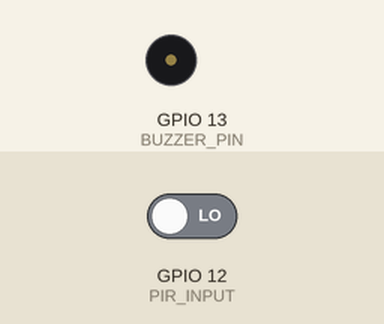
A sketch run on a simulated ESP32. Shown: buzzer (waves = sounding). The test bench sets the inputs (shaded band); at power-on: GPIO 12 (PIR_INPUT) LOW. WiFi joins after 1.5 s; servers stay silent unless stated; storage starts empty; the camera gives no picture; what the sketch prints to the serial monitor is not drawn.

Above: at 3.0 s.
3.1 s: GPIO 12 (PIR_INPUT) driven HIGH
At 3.4 s:
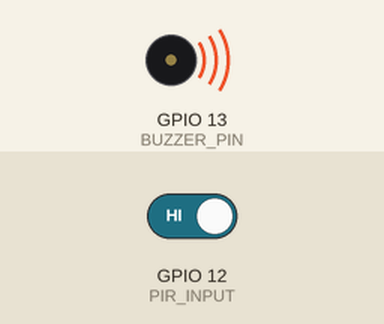
Timing chart, 0 to 11.6 s (numbered marks = the images above; inputs shaded):
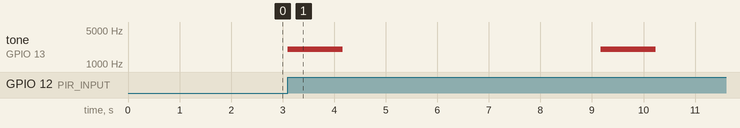

The sketch:

CameraWebServer.ino
```cpp
#include "esp_camera.h"
#include <WiFi.h>
#include "board_config.h"
#include "Arduino.h"
#include "FS.h"                // SD Card ESP32
#include "SD_MMC.h"            // SD Card ESP32
#include "soc/soc.h"           // Disable brownout problems
#include "soc/rtc_cntl_reg.h"  // Disable brownout problems
#include "driver/rtc_io.h"

// WiFi credentials
const char *ssid = "Fred_iPhone";
const char *password = "ghjf0789";

#define PIR_INPUT 12
#define BUZZER_PIN 13

// Photo numbering
int pictureCount = 0;

void setup() {
  WRITE_PERI_REG(RTC_CNTL_BROWN_OUT_REG, 0); // Disable brownout detector

  Serial.begin(115200);
  pinMode(PIR_INPUT, INPUT);
  pinMode(BUZZER_PIN, OUTPUT);

  //Camera pin config
  camera_config_t config;
  config.ledc_channel = LEDC_CHANNEL_0;
  config.ledc_timer = LEDC_TIMER_0;
  config.pin_d0 = Y2_GPIO_NUM;
  config.pin_d1 = Y3_GPIO_NUM;
  config.pin_d2 = Y4_GPIO_NUM;
  config.pin_d3 = Y5_GPIO_NUM;
  config.pin_d4 = Y6_GPIO_NUM;
  config.pin_d5 = Y7_GPIO_NUM;
  config.pin_d6 = Y8_GPIO_NUM;
  config.pin_d7 = Y9_GPIO_NUM;
  config.pin_xclk = XCLK_GPIO_NUM;
  config.pin_pclk = PCLK_GPIO_NUM;
  config.pin_vsync = VSYNC_GPIO_NUM;
  config.pin_href = HREF_GPIO_NUM;
  config.pin_sccb_sda = SIOD_GPIO_NUM;
  config.pin_sccb_scl = SIOC_GPIO_NUM;
  config.pin_pwdn = PWDN_GPIO_NUM;
  config.pin_reset = RESET_GPIO_NUM;
  config.xclk_freq_hz = 20000000;
  config.pixel_format = PIXFORMAT_JPEG;

  if(psramFound()){
    config.frame_size = FRAMESIZE_UXGA;
    config.jpeg_quality = 10;
    config.fb_count = 2;
  } else {
    config.frame_size = FRAMESIZE_SVGA;
    config.jpeg_quality = 12;
    config.fb_count = 1;
  }

  //Camera init
  esp_err_t err = esp_camera_init(&config);
  if (err != ESP_OK) {
    Serial.printf("Camera init failed: 0x%x", err);
    return;
  }

  //Sd card init
  if(!SD_MMC.begin()){
    Serial.println("SD Card Mount Failed");
  }

  //Wifi init
  WiFi.begin(ssid, password);
  while (WiFi.status() != WL_CONNECTED) {
    delay(500);
    Serial.print(".");
  }
  Serial.println("\nWiFi Connected");
}

void savePhoto() {
  //checks for camera capture
  camera_fb_t * fb = NULL;
  fb = esp_camera_fb_get();
  if(!fb) {
    Serial.println("Camera capture failed");
    return;
  }

  // Path where new picture will be saved in SD Card
  String path = "/picture" + String(pictureCount++) + ".jpg";

  fs::FS &fs = SD_MMC;
  File file = fs.open(path.c_str(), FILE_WRITE);

  if(!file){
    Serial.println("Failed to open file in writing mode");
  } else {
    file.write(fb->buf, fb->len); // payload (image), payload length
    Serial.printf("Saved file to path: %s\n", path.c_str());
  }
  file.close();
  esp_camera_fb_return(fb);
}

void loop() {
  if(digitalRead(PIR_INPUT) == HIGH) {
    Serial.println("Motion detected!");

    // Trigger Buzzer (Tone: 2000Hz)
    tone(BUZZER_PIN, 2000);

    // Save Photo to SD
    savePhoto();
    delay(1000);
    noTone(BUZZER_PIN);

    // Cool down to prevent duplicate saves from one motion
    delay(5000);
  }
}
```

board_config.h
```cpp
#ifndef BOARD_CONFIG_H
#define BOARD_CONFIG_H

#define CAMERA_MODEL_AI_THINKER

#define PWDN_GPIO_NUM  32
#define RESET_GPIO_NUM -1
#define XCLK_GPIO_NUM  0
#define SIOD_GPIO_NUM  26
#define SIOC_GPIO_NUM  27

#define Y9_GPIO_NUM    35
#define Y8_GPIO_NUM    34
#define Y7_GPIO_NUM    39
#define Y6_GPIO_NUM    36
#define Y5_GPIO_NUM    21
#define Y4_GPIO_NUM    19
#define Y3_GPIO_NUM    18
#define Y2_GPIO_NUM    5
#define VSYNC_GPIO_NUM 25
#define HREF_GPIO_NUM  23
#define PCLK_GPIO_NUM  22

// 4 for flash led or 33 for normal led
#define LED_GPIO_NUM   4

#endif
```

Measured:
- after the input at 3.1 s, tone on GPIO 13 (BUZZER_PIN): alternates 2000 Hz for 1.1 s and silent for 5.0 s, starting at once
